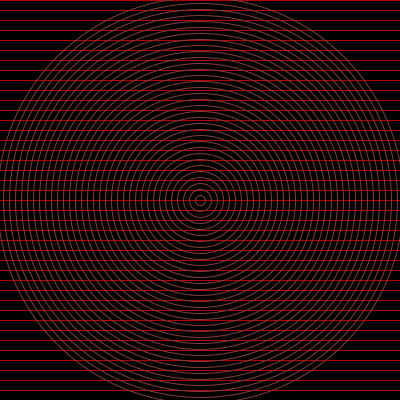
Frame 1 (no input)
Frame 60 (the mouse pressed at the canvas centre just before this capture): identical to frame 1, image omitted
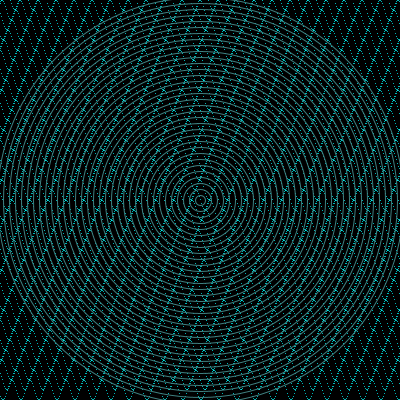
Frame 120 (the mouse held since frame 60 and released just before this capture)

The Processing sketch that drew these frames (run headless with seeded random() and noise(); from frame 60 on, the mouse is pressed at the canvas centre):

// Processing sketch: sketch_130130
// ── sketch_130130.pde
/*
  author:chimanaco
 
 original:
 Interference and moiré pattern
 Ira Greenberg, October 18, 2005
 
 Processing: Creative Coding and Computational Art 
 http://www.amazon.co.jp/gp/product/159059617X?ie=UTF8&camp=1207&creative=8411&creativeASIN=159059617X&linkCode=shr&tag=chimanaco-22
 
 */

float interval;
float spacer;
// Experiment with these values
float angle = 0;
float amplitude = .05;
float waveGap = 10;
float frequency = .1;

int HSBHue = 360;

/*
  setup cp5
 */
void setup() {
  size(400, 400);
  colorMode(HSB, 360, 100, 100);
  interval = width * .03;
//  interval = width * .1;
  spacer = interval;
  noFill();
  frameRate(30);
}

/*
  loop
 */
void draw() {
  background(0);
    
  stroke(HSBHue * mouseX / width, 100, 100);
  
  float py = 0;
  /* This nested for loop fills the frame
   with a wave pattern. Some of its properties
   are controlled, in part, by the mouse position*/
  for (int i = 0; i < height; i += waveGap) {
    for (int j = 0; j < width; j++) {
      py = i + sin(radians(angle))* mouseY * amplitude;
      point(j, py);
      angle += mouseX * frequency;
    }
  }
  
  stroke(HSBHue * mouseX/width, 50, 50);
  
  // draw concentric ring pattern
  for (int i = 0; i < width * spacer / interval; i += spacer) {
    ellipse(width / 2, height / 2, 10 + i, 10 + i);
  }
}
